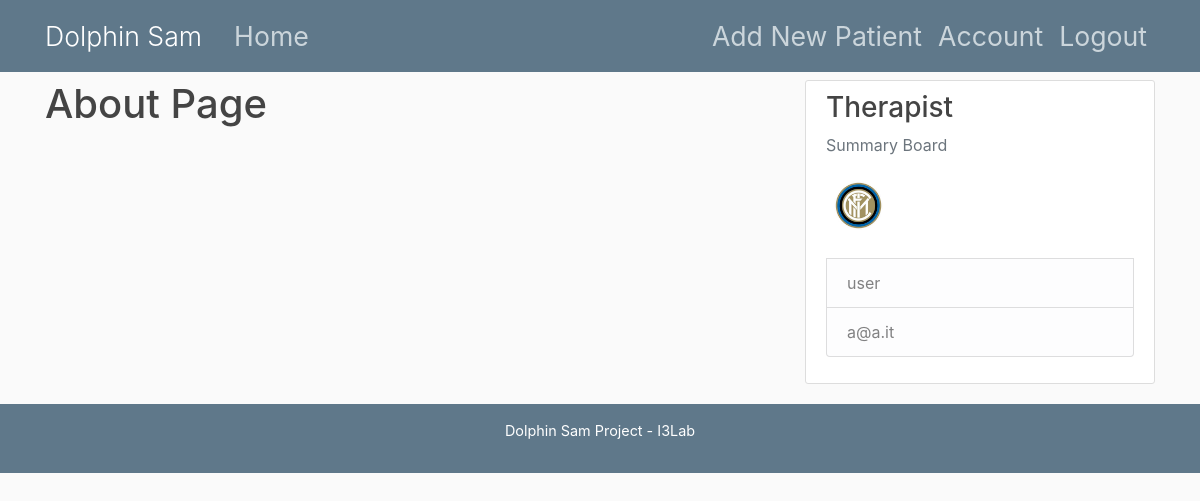
Page /about (signed in) on the committed database.
### server/models.py (models this page shows, shortened)
class User(db.Model, UserMixin):
    id = db.Column(db.Integer, primary_key=True)
    username = db.Column(db.String(20), unique=True, nullable=False)
    email = db.Column(db.String(120), unique=True, nullable=False)
    image_file = db.Column(db.String(20), nullable=False, default='default.jpg')
    password = db.Column(db.String(60), nullable=False)
    patients = db.relationship('Patient', backref='therapist', lazy=True)

### server/routes.py (the view)
@app.route("/about")  # route decoder to navigate our web application. In this case the slash / is simply the root
def about():
    return render_template('about.html')

### server/models.py (called while the page is built)
@login_manager.user_loader
def load_user(user_id):
    return User.query.get(int(user_id))

### server/templates/about.html
{% extends "layout.html" %}
{% block content %}
<h1>About Page</h1>
{% endblock content %}

### server/templates/layout.html (shortened to what this page needs)
<!DOCTYPE html>
<html>
<head>
    <link rel="stylesheet" href="https://maxcdn.bootstrapcdn.com/bootstrap/4.0.0/css/bootstrap.min.css">
    <link rel="stylesheet" type="text/css" href="{{ url_for('static', filename='main.css') }}">
</head>
<body>
<header class="site-header">
    <nav class="navbar navbar-expand-md navbar-dark bg-steel fixed-top">
        <div class="container">
            <a class="navbar-brand mr-4" href="/">Dolphin Sam</a>
            <div class="collapse navbar-collapse" id="navbarToggle">
                <div class="navbar-nav mr-auto">
                    <a class="nav-item nav-link" href="{{ url_for('home') }}">Home</a>
                </div>
                <div class="navbar-nav">
                    {% if current_user.is_authenticated %}
                    <a class="nav-item nav-link" href="{{ url_for('new_patient') }}">Add New Patient</a>
                    <a class="nav-item nav-link" href="{{ url_for('account') }}">Account</a>
                    <a class="nav-item nav-link" href="{{ url_for('logout') }}">Logout</a>
                    {% else %}
                        <a class="nav-item nav-link" href="{{ url_for('login') }}">Login</a>
                        <a class="nav-item nav-link" href="{{ url_for('register') }}">Register</a>
                    {% endif %}
                </div>
            </div>
        </div>
    </nav>
</header>
<main role="main" class="container">
    <div class="row">
        <div class="col-md-8">
            {% block content %}{% endblock %}
        </div>
        <div class="col-md-4">
            <div class="content-section">
                <h3>Therapist</h3>
                <p class='text-muted'>Summary Board
                <ul class="list-group">
                    {% if current_user.is_authenticated %}
                    <img class="rounded-circle article-img" src="{{ url_for('static', filename='profile_pics/' + current_user.image_file) }}" style="margin-bottom: 20px">
                    <li class="list-group-item list-group-item-light"> {{ current_user.username }} </li>
                    <li class="list-group-item list-group-item-light"> {{ current_user.email }} </li>
                    {% else %}
                    <li class="list-group-item list-group-item-light">Username</li>
                    <li class="list-group-item list-group-item-light">Email</li>
                    {% endif %}
                </ul>
                </p>
            </div>
        </div>
    </div>
</main>
<div class="copy-layout">
    <p>Dolphin Sam Project - I3Lab</p>
</div>
</body>
</html>

### server/static/main.css (style rules this page uses)
body { background: #fafafa; color: #333333; margin-top: 5rem; }
h1, h2, h3, h4, h5, h6 { color: #444444; }
.bg-steel { background-color: #5f788a; }
.site-header .navbar-nav .nav-link { color: #cbd5db; font-size: 20pt; }
.site-header .navbar-brand { font-size: 20pt; font-weight: 300; }
.content-section { background: #ffffff; padding: 10px 20px; border: 1px solid #dddddd; border-radius: 3px; margin-bottom: 20px; }
.article-img { height: 65px; width: 65px; margin-right: 16px; }
.copy-layout { clear: both; position: relative; bottom: 0; left: 0; right: 0; text-align: center; background: #5f788a; padding: 1em 1em; }
.copy-layout p { color: #fff; font-size:0.9em; }

### rows in the picture
User: image_file (placeholder picture), username "user", email "a@a.it"
